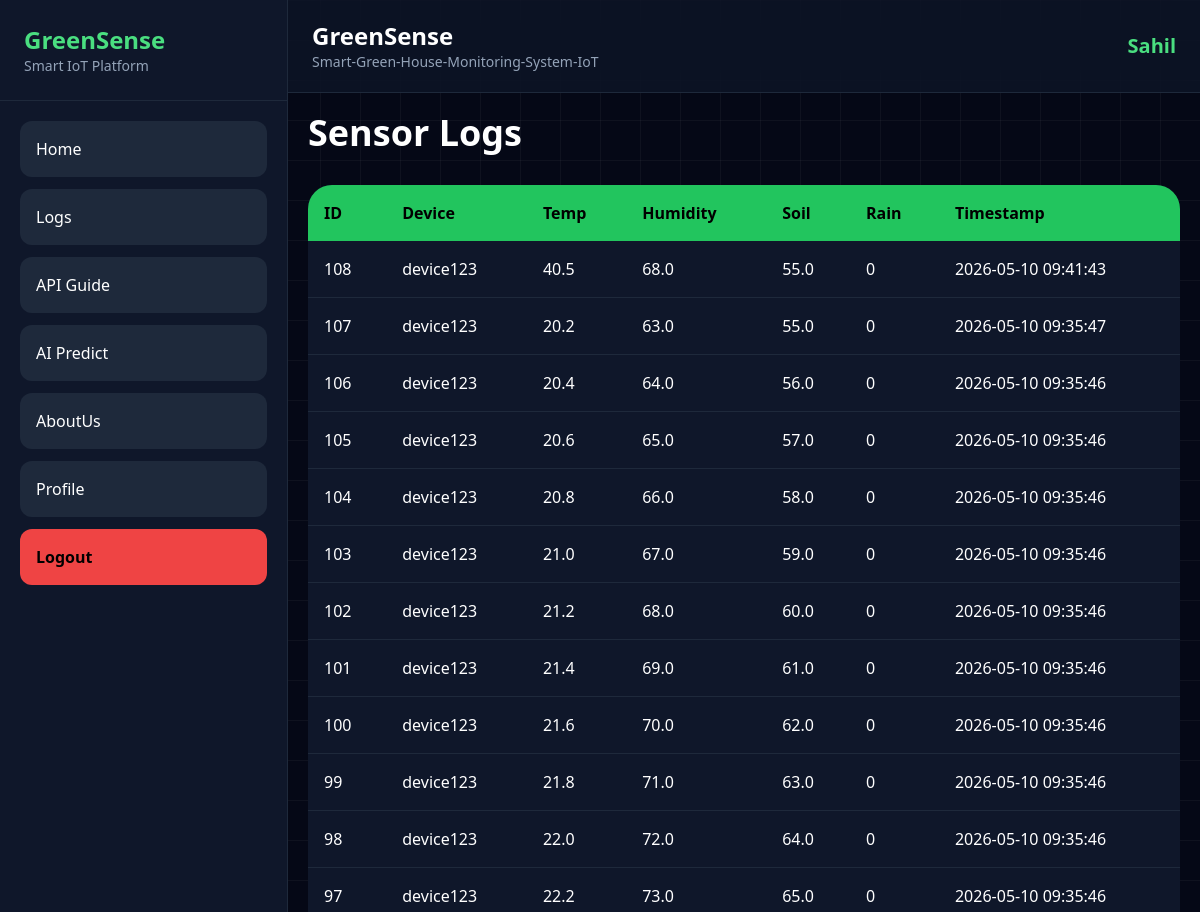
Before: /logdata (signed in, upper part) with the older database file.
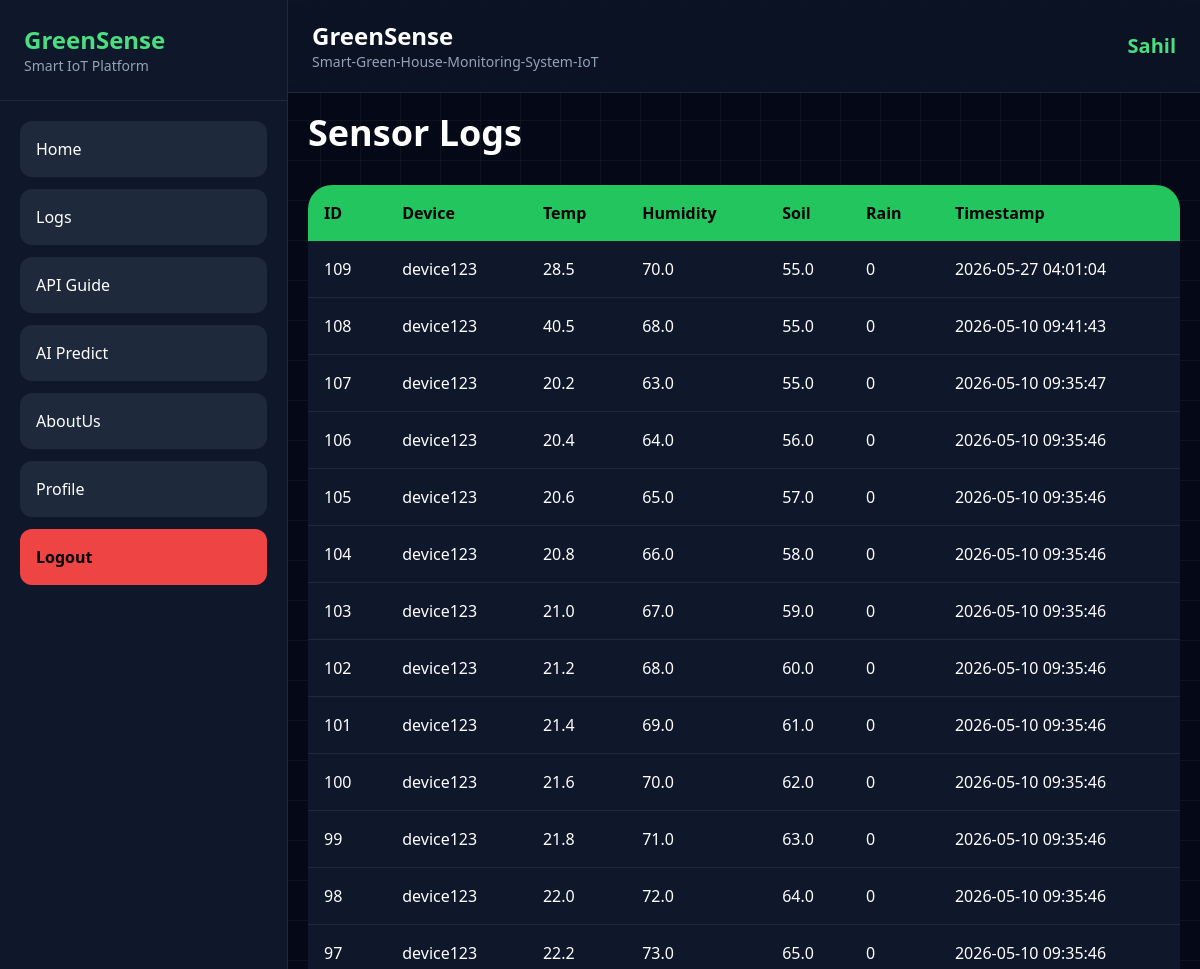
After: the same page with the newer database file.
### tables this page shows
CREATE TABLE logdata (
                logid INTEGER PRIMARY KEY AUTOINCREMENT,
                devicename TEXT DEFAULT 'device123',
                tempval REAL DEFAULT 0.0,
                humval REAL DEFAULT 0.0,
                soilmoistureval REAL DEFAULT 0.0,
                rainval INTEGER DEFAULT 0,
                timestamp DATETIME DEFAULT CURRENT_TIMESTAMP
            );

### app.py (the view)
@app.route("/logdata")
@loginRequired
def logDataPage():
    try:
        connection = getDbConnection()
        cursor = connection.cursor()
        cursor.execute("""
            SELECT *
            FROM logdata
            ORDER BY logid DESC
        """)
        allLogs = cursor.fetchall()
        connection.close()
        return render_template(
            "rawlogview.html",
            allLogs=allLogs
        )
    except Exception as error:
        print(f"error | logdata failed | app.py | {error}")
        return "Internal Server Error"

### app.py (called while the page is built)
def getDbConnection():
    try:
        connection = sqlite3.connect(dbPath)
        connection.row_factory = sqlite3.Row
        return connection
    except Exception as error:
        print(f"error | database connection failed | app.py | {error}")
        return None

def loginRequired(routeFunction):
    @wraps(routeFunction)
    def wrappedFunction(*args, **kwargs):
        if not session.get("username"):
            return redirect("/login")
        return routeFunction(*args, **kwargs)
    return wrappedFunction

### templates/rawlogview.html (shortened to what this page needs)
{% extends "base.html" %}
{% block content %}
<h1 class="text-4xl font-black mb-8">
    Sensor Logs
</h1>
<div class="hidden lg:block overflow-x-auto">
    <table class="w-full bg-slate-900 rounded-3xl overflow-hidden">
        <thead class="bg-green-500 text-black">
            <tr>
                <th class="p-4 text-left">ID</th>
                <th class="p-4 text-left">Device</th>
                <th class="p-4 text-left">Temp</th>
                <th class="p-4 text-left">Humidity</th>
                <th class="p-4 text-left">Soil</th>
                <th class="p-4 text-left">Rain</th>
                <th class="p-4 text-left">Timestamp</th>
            </tr>
        </thead>
        <tbody>
            {% for row in allLogs %}
            <tr class="border-b border-slate-800">
                <td class="p-4">{{ row.logid }}</td>
                <td class="p-4">{{ row.devicename }}</td>
                <td class="p-4">{{ row.tempval }}</td>
                <td class="p-4">{{ row.humval }}</td>
                <td class="p-4">{{ row.soilmoistureval }}</td>
                <td class="p-4">{{ row.rainval }}</td>
                <td class="p-4">{{ row.timestamp }}</td>
            </tr>
            {% endfor %}
        </tbody>
    </table>
</div>
{% endblock %}

Changed rows visible on the page:
added logdata: logid "109", devicename "device123", tempval "28.5", humval "70.0", soilmoistureval "55.0", rainval "0", timestamp "2026-05-27 04:01:04"
